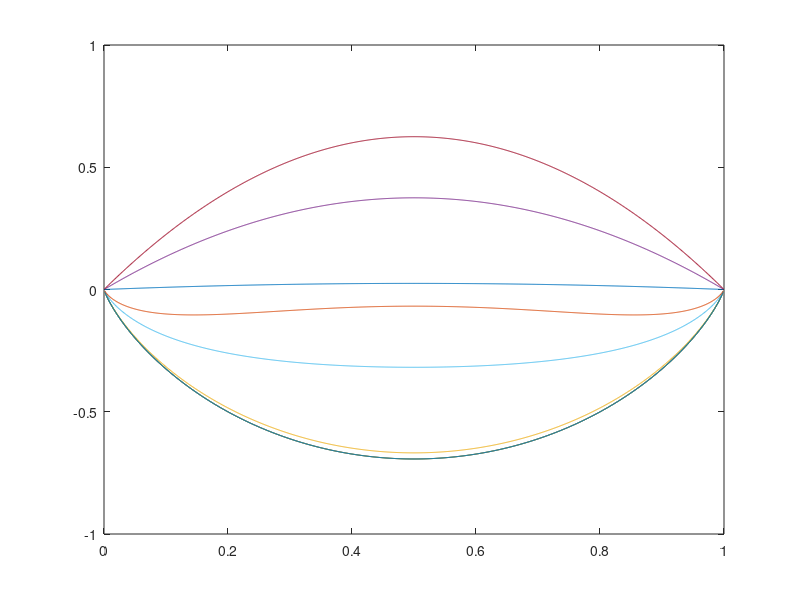

Here is the MATLAB script that generated this plot:
%  Non dimensional formula for the regular solution model
% \Delta G/RT = \omega *x(1-x)/RT + [x*ln(x)+(1-x)*ln(1-x)]

% Non dimensionalizing: \Delta G/RT as dg
% dg = \Delta G/RT 

% Non dimensionalizing: \omega/RT as \alpha 
% dg = alpha*x(1-x)+ds

% Non dimensional entropy of mixing
% ds = x*ln(x)+(1-x)*ln(1-x)

x = 0.001:0.001:0.999;
ds = x.*log(x)+(1-x).*log(1-x); 
alpha_a=0.1; 
dg_a=alpha_a.*x.*(1.-x);
plot(x,dg_a,x,ds,x,dg_a+ds)

hold on

alpha_b = 1.5;
dg_b=alpha_b.*x.*(1.-x);
plot(x,dg_b,x,ds,x,dg_b+ds)

hold on

alpha_c = 2.5;
dg_c=alpha_c.*x.*(1.-x);
plot(x,dg_c,x,ds,x,dg_c+ds)